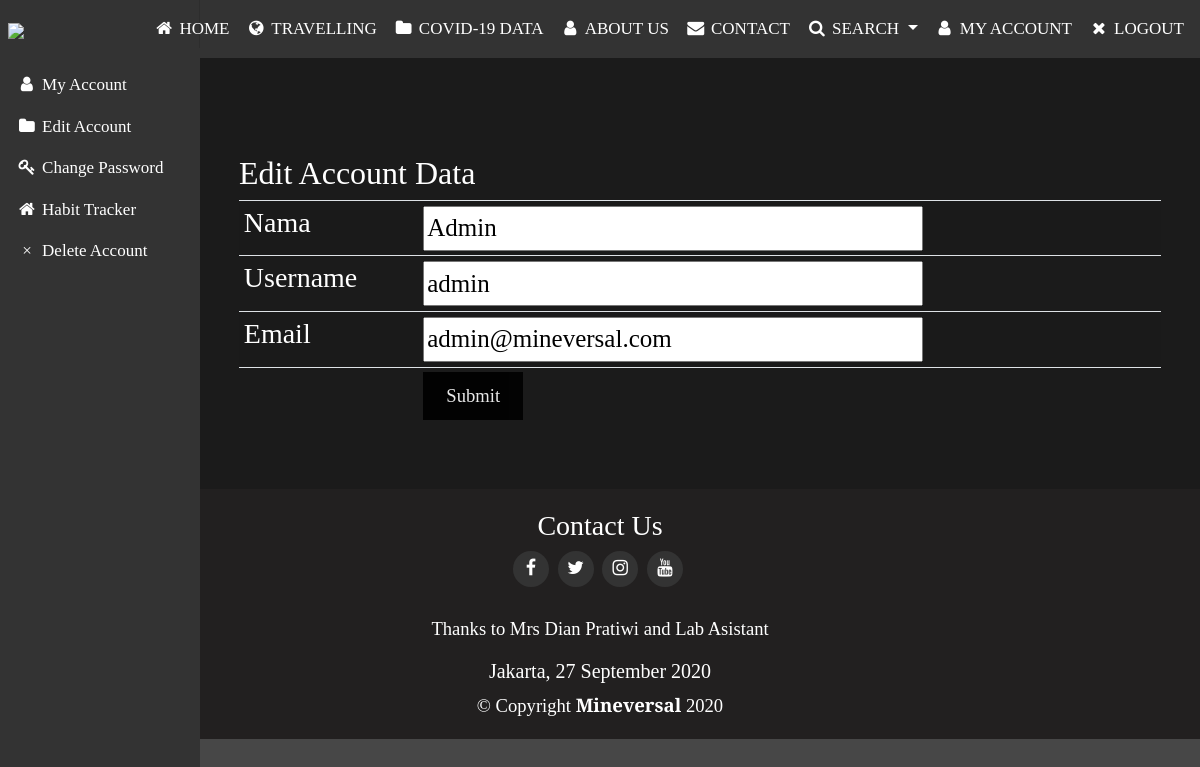
Screenshot of /user/update.php (signed in) with the database file from the repository.
### tables this page shows
CREATE TABLE `user` (
  `id` int(11) NOT NULL,
  `username` varchar(255) NOT NULL,
  `email` varchar(255) NOT NULL,
  `password` varchar(255) NOT NULL,
  `name` varchar(255) NOT NULL
);

### user/update.php (the view, shortened to what this page needs)
<?php
include_once("config.php");
$id = $_SESSION['user']['id'];
$result = mysqli_query($kon, "SELECT * FROM user WHERE id='$id'");
if ($result === FALSE) {
    die(mysqli_error());
} else {
    while($user_data = mysqli_fetch_array($result)) {
        $nama = $user_data['name'];
        $emails = $user_data['email'];
        $uname = $user_data['username'];
    }
}
$id = $_SESSION['user']['id'];
$result = mysqli_query($kon, "SELECT * FROM user WHERE id='$id'");
if ($result === FALSE) {
    die(mysqli_error());
} else {
    while($user_data = mysqli_fetch_array($result)) {
        $nama = $user_data['name'];
        $emails = $user_data['email'];
        $uname = $user_data['username'];
    }
}
?>
<!DOCTYPE html>
    <link rel="stylesheet" href="assets/css/account.css" type="text/css"/>
    <link rel="stylesheet" href="assets/css/index.css" type="text/css"/>
    <link rel="stylesheet" href="framework/css/bootstrap.min.css"/>
    <link href="https://cdnjs.cloudflare.com/ajax/libs/font-awesome/4.7.0/css/font-awesome.min.css"  rel="stylesheet">
    <head>
    </head>
    <body>
        <header id="bar" class="barheader">
            <nav class="nav navbar navbar-dark flex-md-nowrap shadow p-2 navbar-expand-lg" id="nav-custom">
                <a class="navbar-brand" href="#"><img class="my-auto" src="assets/img/logo.png" width="200px"></a>
                <div class="collapse navbar-collapse" id="navbarSupportedContent">
                    <ul class="navbar-nav ml-auto">
                        <li class="nav-item my-auto buttonbar active">
                            <a href="https://tugas.mineversal.com/user/" class="nav-link"><i class="fa fa-fw fa-home"></i> HOME</a>
                        </li>
                        <li class="nav-item my-auto buttonbar active">
                            <a href="https://tugas.mineversal.com/user/#online" class="nav-link"><i class="fa fa-fw fa-globe"></i> TRAVELLING</a>
                        </li>
                        <li class="nav-item my-auto buttonbar active">
                            <a href="https://tugas.mineversal.com/user/#data" class="nav-link"><i class="fa fa-fw fa-folder"></i> COVID-19 DATA</a>
                        </li>
                        <li class="nav-item my-auto buttonbar active">
                            <a href="https://tugas.mineversal.com/user/#aboutus" class="nav-link"><i class="fa fa-fw fa-user"></i> ABOUT US</a>
                        </li>
                        <li class="nav-item my-auto buttonbar active">
                            <a href="https://tugas.mineversal.com/user/#contact" class="nav-link"><i class="fa fa-fw fa-envelope"></i> CONTACT</a>
                        </li>
                        <li class="nav-item dropdown my-auto buttonbar active">
                            <a class="nav-link dropdown-toggle" href="#" id="navbarDropdown" role="button" data-toggle="dropdown" aria-haspopup="true" aria-expanded="false">
                                <i class="fa fa-fw fa-search"></i> SEARCH
                            </a>
                        </li>
                        <li class="nav-item my-auto buttonbar active">
                            <a href="account" class="nav-link"><i class="fa fa-fw fa-user"></i> MY ACCOUNT</a>
                        </li>
                        <li class="nav-item my-auto buttonbar active">
                            <a class="nav-link" onclick="document.getElementById('signUp').style.display='block'" style="width:auto;"><i class="fa fa-fw fa-close"></i> LOGOUT</a>
                        </li>
                    </ul>
                </div>
            </nav>
        </header>
        <div class="container-fluid">
            <div class="row">
                <nav id="sidebarMenu" class="col-md-3 col-lg-2 d-md-block sidebar collapse" id="nav-custom">
                    <div class="sidebar-sticky pt-3">
                        <ul class="nav flex-column">
                            <li class="nav-item my-auto buttonbar active">
                                <a class="nav-link active" href="account"><i class="fa fa-fw fa-user"></i> My Account</a>
                            </li>
                            <li class="nav-item my-auto buttonbar active">
                                <a class="nav-link active" href="update"><i class="fa fa-fw fa-folder"></i> Edit Account</a>
                            </li>
                            <li class="nav-item my-auto buttonbar active">
                                <a class="nav-link active" href="password"><i class="fa fa-fw fa-key"></i> Change Password</a>
                            </li>
                            <li class="nav-item my-auto buttonbar active">
                                <a class="nav-link active" href="habbitTracker"><i class="fa fa-fw fa-home"></i> Habit Tracker</a>
                            </li>
                            <li class="nav-item my-auto buttonbar active">
                                <a class="nav-link active" href="#" onclick="document.getElementById('login').style.display='block'" style="width:auto; cursor:pointer;"><span class="fa fa-fw" title="Close Modal">&times;</span> Delete Account</a>
                            </li>
                        </ul>
                    </div>
                </nav>
                <main role="main" class="col-md-9 ml-sm-auto col-lg-10 px-md-4 kanan">
                    <div class="container-fluid mb-5 pt-5">
                        <h2 class="mt-5">Edit Account Data</h2>
                        <form action="<?php echo htmlspecialchars($_SERVER["PHP_SELF"]);?>" method="POST">
                            <div class="table-responsive">
                                <table class="table table-striped table-sm">
                                    <tbody>
                                        <tr>
                                            <td><h3>Nama</h3></td>
                                            <td><input class="my-auto TextField" type="text" name="name" value="<?php echo $nama;?>" placeholder="Enter Name" required/></td>
                                        </tr>
                                        <tr>
                                            <td><h3>Username</h3></td>
                                            <td><input class="my-auto TextField" type="text" name="username" value="<?php echo $uname;?>" placeholder="Enter Username" required/></td>
                                        </tr>
                                        <tr>
                                            <td><h3>Email</h3></td>
                                            <td><input class="my-auto TextField" type="email" name="email" value="<?php echo $emails;?>" placeholder="Enter Email" required/></td>
                                        </tr>
                                        <tr>
                                            <td></td>
                                            <td><button class="editbtn" type="submit" name="submit">Submit</button></td>
                                        </tr>
                                    </tbody>
                                </table>
                            </div>
                        </form>
                    </div>
                </main>
            </div>
        </div>
        <footer class="footer">
            <div id="contact">
                <h3 class="">Contact Us</h3>
                <a href="https://facebook.com/mineversal" class="fa fa-facebook"></a>
                <a href="https://twitter.com/mineversals" class="fa fa-twitter"></a>
                <a href="https://instagram.com/mineversal" class="fa fa-instagram"></a>
                <a href="https://youtube.com/mineversal" class="fa fa-youtube"></a>
            </div>
            <br>
            <div>
                <p>Thanks to Mrs Dian Pratiwi and Lab Asistant<p>
                <h5>Jakarta, 27 September 2020</h5>
            </div>
            <div class="copyright">
                &copy; Copyright <strong><span>Mineversal</span></strong> 2020
            </div>
        </footer>
    </body>
</html>

### user/assets/css/account.css (style rules this page uses)
body { margin: 0; }
h2 { color: white; }
.TextField { font-size: 25px; width: 500px; height: 45px; }

### user/assets/css/index.css (style rules this page uses)
* { box-sizing: border-box; }
body, html { background-color: rgb(71, 71, 71); height: 100%; margin: 0; }
img { vertical-align: middle; }
#bar { background-color: #333; overflow: hidden; }
.navbar-nav .nav-item a { font-size: 17px; }
button { background-color: #000; color: white; padding: 10px 15px; margin: 8px 0; border: none; cursor: pointer; width: 100%; opacity: 0.9; }
.buttonbar { font-size: 17px; float: left; display: block; color: white; text-decoration: none; transition: 0.5s; }
.dropdown { float: left; overflow: hidden; }
.footer { padding: 20px; text-align: center; background-color: rgb(34, 32, 32); color: white; }
#contact a { font-size: 18px; display: inline-block; background: #333; color: white; line-height: 1; padding: 8px 0; margin-right: 4px; border-radius: 50%; text-align: center; width: 36px; height: 36px; transition: 0.3s; text-decoration: none; }

### user/update.php (style rules this page uses)
body { font-family: 'Alegreya'; font-size: 18.6px; background-color: rgb(27, 27, 27); height: auto; }
.editbtn { width: 100px; }
td, a { color: white; }
.sidebar { position: fixed; top: 0; bottom: 0; left: 0; z-index: 1; padding: 48px 0 0; box-shadow: inset -1px 0 0 rgba(0, 0, 0, .1); }
.sidebar-sticky { position: relative; top: 0; height: calc(100vh - 48px); padding-top: .5rem; overflow-x: hidden; overflow-y: auto; background-color: #333; }
.sidebar .nav-link { font-weight: 500; color: #333; }
.sidebar .nav-link.active { color: white; }
#nav-custom { z-index: 2; }

### rows the page displays
user: name "Admin", username "admin", email "admin@mineversal.com"
